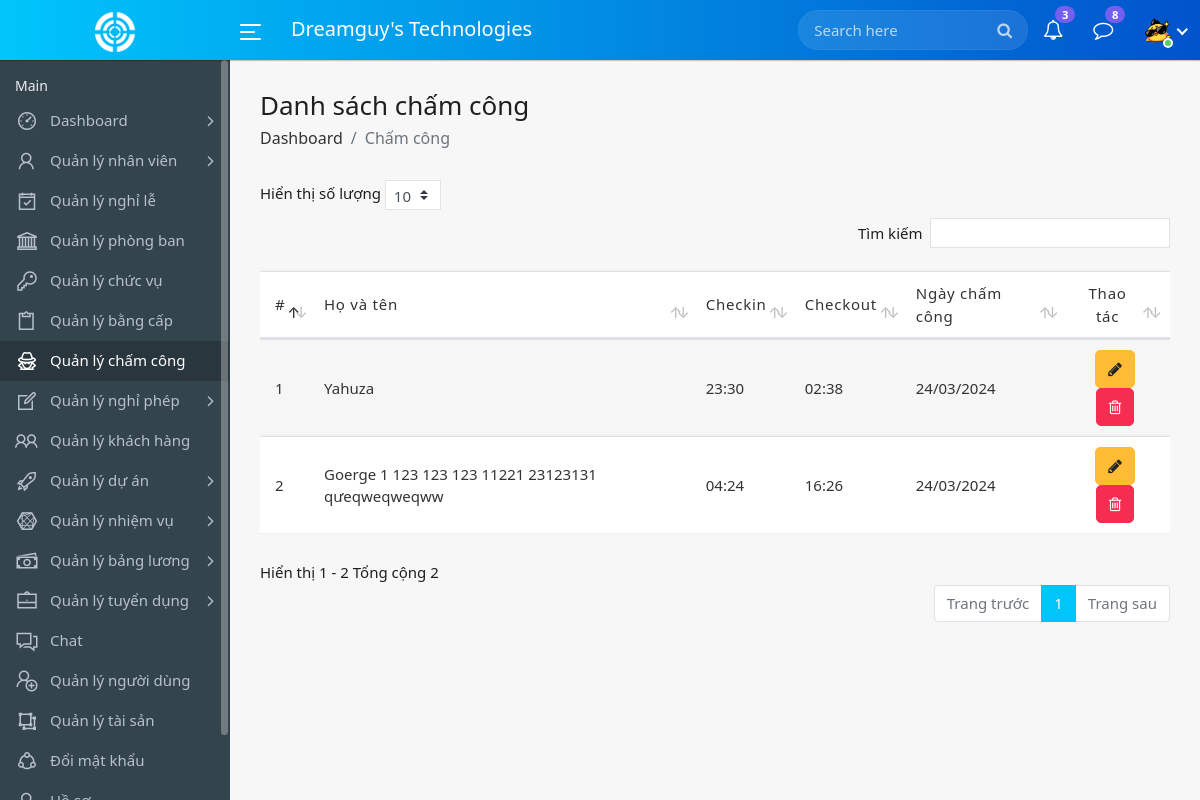
Screenshot of /attendances.php (signed in) with the database file from the repository.
### tables this page shows
CREATE TABLE `users` (
  `id` int(11) NOT NULL,
  `name` varchar(200) NOT NULL,
  `email` varchar(100) NOT NULL,
  `password` varchar(200) NOT NULL,
  `avatar` varchar(255) NOT NULL,
  `role` int(11) NOT NULL,
  `status` int(11) NOT NULL,
  `employee_id` int(11) DEFAULT NULL,
  `created_at` timestamp NOT NULL DEFAULT current_timestamp()
);

CREATE TABLE `employee_attendances` (
  `id` int(11) NOT NULL,
  `employee_id` int(11) NOT NULL,
  `checkin` varchar(50) NOT NULL,
  `checkout` varchar(50) DEFAULT NULL,
  `status` varchar(20) DEFAULT NULL,
  `created_at` timestamp NOT NULL DEFAULT current_timestamp(),
  `updated_at` timestamp NOT NULL DEFAULT current_timestamp()
);

CREATE TABLE `employees` (
  `id` int(11) NOT NULL,
  `firstname` varchar(100) NOT NULL,
  `lastname` varchar(100) NOT NULL,
  `phone` varchar(20) NOT NULL,
  `email` varchar(100) NOT NULL,
  `department_id` int(11) NOT NULL,
  `designation_id` int(11) NOT NULL,
  `join_date` date NOT NULL DEFAULT current_timestamp(),
  `uuid` varchar(20) NOT NULL,
  `avatar` varchar(200) NOT NULL,
  `basic_salary` double NOT NULL,
  `created_at` datetime NOT NULL DEFAULT current_timestamp()
);

### class/attendance.php (called while the page is built, shortened)
<?php
class Attendance {
    private $dbh;
    public function __construct($dbh) {
        $this->dbh = $dbh;
    }
    public function viewAllAttendance() {
        try {
            $query = "SELECT ea.*, e.firstname, e.lastname
            FROM employee_attendances ea
            JOIN employees e ON ea.employee_id = e.id";
            $stmt = $this->dbh->prepare($query);
            $stmt->execute();
            return $stmt->fetchAll(PDO::FETCH_ASSOC);
        } catch (PDOException $e) {
            echo "Error: " . $e->getMessage();
            return false;
        }
    }
}
?>

### attendances.php (the view, shortened to what this page needs)
<?php
include_once('includes/config.php');
include_once('class/attendance.php');
$attendanceObj = new Attendance($dbh);
?>
<!DOCTYPE html>
<html lang="en">
    <head>
        <link rel="stylesheet" href="assets/css/bootstrap.min.css">
        <link rel="stylesheet" href="assets/css/font-awesome.min.css">
		<link rel="stylesheet" href="assets/css/line-awesome.min.css">
		<link rel="stylesheet" href="assets/css/dataTables.bootstrap4.min.css">
		<link rel="stylesheet" href="assets/css/select1.min.css">
        <link rel="stylesheet" href="assets/css/style.css">
		<link rel="stylesheet" type="text/css"
        href="https://cdn.datatables.net/buttons/2.2.2/css/buttons.dataTables.min.css">
    </head>
    <body>
        <div class="main-wrapper">
			<?php include_once("includes/header.php");?>
            <?php include_once("includes/sidebar.php");?>
            <div class="page-wrapper">
                <div class="content container-fluid">
					<div class="page-header">
						<div class="row align-items-center">
							<div class="col">
								<h3 class="page-title">Danh sách chấm công</h3>
								<ul class="breadcrumb">
									<li class="breadcrumb-item"><a href="index.php">Dashboard</a></li>
									<li class="breadcrumb-item active">Chấm công</li>
								</ul>
							</div>
						</div>
					</div>
					<div class="row">
						<div class="col-md-12">
							<div class="table-responsive">
								<table class="table table-striped custom-table datatable">
									<thead>
										<tr>
											<th>#</th>
											<th>Họ và tên</th>
                                            <th>Checkin</th>
                                            <th>Checkout</th>
                                            <th>Ngày chấm công</th>
											<th class="text-center">Thao tác</th>
										</tr>
									</thead>
									<tbody>
									<?php
									$results = $attendanceObj->viewAllAttendance();
										$cnt=1;
										if($results)
										{
										foreach($results as $row)
										{
									?>
										<tr>
											<td><?=$cnt?></td>
											<td><?php echo htmlentities($row["firstname"]." ". $row["lastname"]); ?></td>
                                            <td><?php echo htmlentities($row["checkin"]); ?></td>
                                            <td><?php echo htmlentities($row["checkout"]); ?></td>
                                            <td><?php echo date('d/m/Y',htmlentities(strtotime($row["created_at"]))); ?></td>
											<td class="text-center">
												<a class="btn btn-warning editbtn" href="#" data-toggle="modal" data-target="#edit_attendance" data-id="<?=$row["id"]?>"
												data-checkin="<?=$row["checkin"]?>" data-checkout="<?=$row["checkout"]?>" data-status="<?=$row["status"]?>" data-employee_id="<?=$row["employee_id"]?>"><i class="fa fa-pencil "></i></a>
												<a class="btn btn-danger" href="#" data-toggle="modal" data-target="#delete_attendance_<?=$row["id"]?>"><i class="fa fa-trash-o "></i> </a>
											</td>
										</tr>
									<?php $cnt+=1; }}?>
											</tbody>
								</table>
							</div>
						</div>
					</div>
                </div>
            </div>
        </div>
    </body>
</html>

### includes/header.php (shortened to what this page needs)
<div class="header">
    <div class="header-left">
        <a href="index.php" class="logo">
            <img src="assets/img/logo.png" width="40" height="40" alt="">
        </a>
    </div>
    <a id="toggle_btn" href="javascript:void(0);">
        <span class="bar-icon">
            <span></span>
            <span></span>
            <span></span>
        </span>
    </a>
    <div class="page-title-box">
        <h3>Dreamguy's Technologies</h3>
    </div>
    <ul class="nav user-menu">
        <li class="nav-item">
            <div class="top-nav-search">
                <form action="search.php">
                    <input class="form-control" type="text" placeholder="Search here">
                    <button class="btn" type="submit"><i class="fa fa-search"></i></button>
                </form>
            </div>
        </li>
        <li class="nav-item dropdown">
            <a href="#" class="dropdown-toggle nav-link" data-toggle="dropdown">
                <i class="fa fa-bell-o"></i> <span class="badge badge-pill">3</span>
            </a>
        </li>
        <li class="nav-item dropdown">
            <a href="#" class="dropdown-toggle nav-link" data-toggle="dropdown">
                <i class="fa fa-comment-o"></i> <span class="badge badge-pill">8</span>
            </a>
        </li>
        <?php
	 $sql = "SELECT * FROM users WHERE id = :id";
	 $query = $dbh->prepare($sql);
	 $query->bindParam(':id', $_SESSION["user_id"]);
	 $query->execute();
	 $result = $query->fetch(PDO::FETCH_ASSOC);
		?>
        <li class="nav-item dropdown has-arrow main-drop">
            <a href="#"  class="nav-link dropdown-toggle" data-toggle="dropdown" aria-expanded="false">
                <span class="user-img"> <span class="user-img">
                        <?php if (substr($result["avatar"], 0, 5) === 'https'): ?>
                        <img src="<?php echo htmlentities($result["avatar"]); ?>" alt="Avatar">
                        <?php else: ?>
                        <img src="upload/users/<?php echo htmlentities($result["avatar"]); ?>" alt="Avatar">
                        <?php endif; ?>
                        <span class="status online"></span></span>
            </a>
        </li>
    </ul>
</div>

### rows the page displays
users: avatar (picture)
employee_attendances: employee.lastname "Yahuza", checkin "23:30", checkout "02:38", created_at "24/03/2024"
employee_attendances: employee.lastname "Goerge 1 123 123 123 11221 23123131 qưeqweqweqww", checkin "04:24", checkout "16:26", created_at "24/03/2024"
